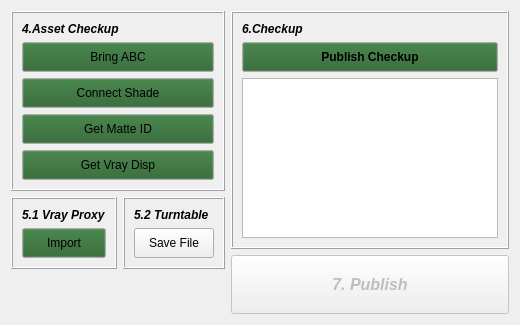
        <widget class="QWidget" name="tabB">
         <attribute name="title">
          <string>Asset QC</string>
         </attribute>
         <layout class="QVBoxLayout" name="verticalLayout_21">
          <item>
           <layout class="QHBoxLayout" name="horizontalLayout_5" stretch="0,2">
            <item>
             <layout class="QVBoxLayout" name="verticalLayout_8">
              <item>
               <widget class="QFrame" name="frame_7">
                <property name="frameShape">
                 <enum>QFrame::Box</enum>
                </property>
                <property name="frameShadow">
                 <enum>QFrame::Raised</enum>
                </property>
                <layout class="QVBoxLayout" name="verticalLayout_16">
                 <item>
                  <layout class="QVBoxLayout" name="verticalLayout_15">
                   <item>
                    <widget class="QLabel" name="label_10">
                     <property name="font">
                      <font>
                       <pointsize>9</pointsize>
                       <weight>75</weight>
                       <italic>true</italic>
                       <bold>true</bold>
                      </font>
                     </property>
                     <property name="text">
                      <string>4.Asset Checkup</string>
                     </property>
                    </widget>
                   </item>
                   <item>
                    <widget class="QPushButton" name="impAbcPushButton">
                     <property name="sizePolicy">
                      <sizepolicy hsizetype="Preferred" vsizetype="Preferred">
                       <horstretch>0</horstretch>
                       <verstretch>0</verstretch>
                      </sizepolicy>
                     </property>
                     <property name="minimumSize">
                      <size>
                       <width>0</width>
                       <height>30</height>
                      </size>
                     </property>
                     <property name="palette">
                      <palette>
                       <active>
                        <colorrole role="Button">
                         <brush brushstyle="SolidPattern">
                          <color alpha="255">
                           <red>38</red>
                           <green>97</green>
                           <blue>42</blue>
                          </color>
                         </brush>
                        </colorrole>
                       </active>
                       <inactive>
                        <colorrole role="Button">
                         <brush brushstyle="SolidPattern">
                          <color alpha="255">
                           <red>38</red>
                           <green>97</green>
                           <blue>42</blue>
                          </color>
                         </brush>
                        </colorrole>
                       </inactive>
                       <disabled>
                        <colorrole role="Button">
                         <brush brushstyle="SolidPattern">
                          <color alpha="255">
                           <red>38</red>
                           <green>97</green>
                           <blue>42</blue>
                          </color>
                         </brush>
                        </colorrole>
                       </disabled>
                      </palette>
                     </property>
                     <property name="font">
                      <font>
                       <pointsize>9</pointsize>
                      </font>
                     </property>
                     <property name="text">
                      <string>Bring ABC</string>
                     </property>
                    </widget>
                   </item>
                   <item>
                    <widget class="QPushButton" name="cntShadePushButton">
                     <property name="sizePolicy">
                      <sizepolicy hsizetype="Preferred" vsizetype="Preferred">
                       <horstretch>0</horstretch>
                       <verstretch>0</verstretch>
                      </sizepolicy>
                     </property>
                     <property name="minimumSize">
                      <size>
                       <width>0</width>
                       <height>30</height>
                      </size>
                     </property>
                     <property name="palette">
                      <palette>
                       <active>
                        <colorrole role="Button">
                         <brush brushstyle="SolidPattern">
                          <color alpha="255">
                           <red>38</red>
                           <green>97</green>
                           <blue>42</blue>
                          </color>
                         </brush>
                        </colorrole>
                       </active>
                       <inactive>
                        <colorrole role="Button">
                         <brush brushstyle="SolidPattern">
                          <color alpha="255">
                           <red>38</red>
                           <green>97</green>
                           <blue>42</blue>
                          </color>
                         </brush>
                        </colorrole>
                       </inactive>
                       <disabled>
                        <colorrole role="Button">
                         <brush brushstyle="SolidPattern">
                          <color alpha="255">
                           <red>38</red>
                           <green>97</green>
                           <blue>42</blue>
                          </color>
                         </brush>
                        </colorrole>
                       </disabled>
                      </palette>
                     </property>
                     <property name="font">
                      <font>
                       <pointsize>9</pointsize>
                      </font>
                     </property>
                     <property name="text">
                      <string>Connect Shade</string>
                     </property>
                    </widget>
                   </item>
                   <item>
                    <widget class="QPushButton" name="getMatteIDPushButton">
                     <property name="sizePolicy">
                      <sizepolicy hsizetype="Preferred" vsizetype="Preferred">
                       <horstretch>0</horstretch>
                       <verstretch>0</verstretch>
                      </sizepolicy>
                     </property>
                     <property name="minimumSize">
                      <size>
                       <width>0</width>
                       <height>30</height>
                      </size>
                     </property>
                     <property name="palette">
                      <palette>
                       <active>
                        <colorrole role="Button">
                         <brush brushstyle="SolidPattern">
                          <color alpha="255">
                           <red>38</red>
                           <green>97</green>
                           <blue>42</blue>
                          </color>
                         </brush>
                        </colorrole>
                       </active>
                       <inactive>
                        <colorrole role="Button">
                         <brush brushstyle="SolidPattern">
                          <color alpha="255">
                           <red>38</red>
                           <green>97</green>
                           <blue>42</blue>
                          </color>
                         </brush>
                        </colorrole>
                       </inactive>
                       <disabled>
                        <colorrole role="Button">
                         <brush brushstyle="SolidPattern">
                          <color alpha="255">
                           <red>38</red>
                           <green>97</green>
                           <blue>42</blue>
                          </color>
                         </brush>
                        </colorrole>
                       </disabled>
                      </palette>
                     </property>
                     <property name="font">
                      <font>
                       <pointsize>9</pointsize>
                      </font>
                     </property>
                     <property name="text">
                      <string>Get Matte ID</string>
                     </property>
                    </widget>
                   </item>
                   <item>
                    <widget class="QPushButton" name="getVDisPushButton">
                     <property name="sizePolicy">
                      <sizepolicy hsizetype="Preferred" vsizetype="Preferred">
                       <horstretch>0</horstretch>
                       <verstretch>0</verstretch>
                      </sizepolicy>
                     </property>
                     <property name="minimumSize">
                      <size>
                       <width>0</width>
                       <height>30</height>
                      </size>
                     </property>
                     <property name="palette">
                      <palette>
                       <active>
                        <colorrole role="Button">
                         <brush brushstyle="SolidPattern">
                          <color alpha="255">
                           <red>38</red>
                           <green>97</green>
                           <blue>42</blue>
                          </color>
                         </brush>
                        </colorrole>
                       </active>
                       <inactive>
                        <colorrole role="Button">
                         <brush brushstyle="SolidPattern">
                          <color alpha="255">
                           <red>38</red>
                           <green>97</green>
                           <blue>42</blue>
                          </color>
                         </brush>
                        </colorrole>
                       </inactive>
                       <disabled>
                        <colorrole role="Button">
                         <brush brushstyle="SolidPattern">
                          <color alpha="255">
                           <red>38</red>
                           <green>97</green>
                           <blue>42</blue>
                          </color>
                         </brush>
                        </colorrole>
                       </disabled>
                      </palette>
                     </property>
                     <property name="font">
                      <font>
                       <pointsize>9</pointsize>
                      </font>
                     </property>
                     <property name="text">
                      <string>Get Vray Disp</string>
                     </property>
                    </widget>
                   </item>
                  </layout>
                 </item>
                </layout>
               </widget>
              </item>
              <item>
               <layout class="QHBoxLayout" name="horizontalLayout_7">
                <item>
                 <widget class="QFrame" name="frame_8">
                  <property name="frameShape">
                   <enum>QFrame::Box</enum>
                  </property>
                  <property name="frameShadow">
                   <enum>QFrame::Raised</enum>
                  </property>
                  <layout class="QVBoxLayout" name="verticalLayout_17">
                   <item>
                    <layout class="QVBoxLayout" name="verticalLayout_18">
                     <item>
                      <widget class="QLabel" name="label_8">
                       <property name="font">
                        <font>
                         <pointsize>9</pointsize>
                         <weight>75</weight>
                         <italic>true</italic>
                         <bold>true</bold>
                        </font>
                       </property>
                       <property name="text">
                        <string>5.1 Vray Proxy</string>
                       </property>
                      </widget>
                     </item>
                     <item>
                      <widget class="QPushButton" name="impVProxyPushButton">
                       <property name="sizePolicy">
                        <sizepolicy hsizetype="Preferred" vsizetype="Preferred">
                         <horstretch>0</horstretch>
                         <verstretch>0</verstretch>
                        </sizepolicy>
                       </property>
                       <property name="minimumSize">
                        <size>
                         <width>0</width>
                         <height>30</height>
                        </size>
                       </property>
                       <property name="palette">
                        <palette>
                         <active>
                          <colorrole role="Button">
                           <brush brushstyle="SolidPattern">
                            <color alpha="255">
                             <red>38</red>
                             <green>97</green>
                             <blue>42</blue>
                            </color>
                           </brush>
                          </colorrole>
                         </active>
                         <inactive>
                          <colorrole role="Button">
                           <brush brushstyle="SolidPattern">
                            <color alpha="255">
                             <red>38</red>
                             <green>97</green>
                             <blue>42</blue>
                            </color>
                           </brush>
                          </colorrole>
                         </inactive>
                         <disabled>
                          <colorrole role="Button">
                           <brush brushstyle="SolidPattern">
                            <color alpha="255">
                             <red>38</red>
                             <green>97</green>
                             <blue>42</blue>
                            </color>
                           </brush>
                          </colorrole>
                         </disabled>
                        </palette>
                       </property>
                       <property name="font">
                        <font>
                         <pointsize>9</pointsize>
                        </font>
                       </property>
                       <property name="text">
                        <string>Import</string>
                       </property>
                      </widget>
                     </item>
                    </layout>
                   </item>
                  </layout>
                 </widget>
                </item>
                <item>
                 <widget class="QFrame" name="frame_9">
                  <property name="frameShape">
                   <enum>QFrame::Box</enum>
                  </property>
                  <property name="frameShadow">
                   <enum>QFrame::Raised</enum>
                  </property>
                  <layout class="QVBoxLayout" name="verticalLayout_23">
                   <item>
                    <layout class="QVBoxLayout" name="verticalLayout_22">
                     <item>
                      <widget class="QLabel" name="label_6">
                       <property name="font">
                        <font>
                         <pointsize>9</pointsize>
                         <weight>75</weight>
                         <italic>true</italic>
                         <bold>true</bold>
                        </font>
                       </property>
                       <property name="text">
                        <string>5.2 Turntable</string>
                       </property>
                      </widget>
                     </item>
                     <item>
                      <widget class="QPushButton" name="setTurntablePushButton">
                       <property name="sizePolicy">
                        <sizepolicy hsizetype="Preferred" vsizetype="Preferred">
                         <horstretch>0</horstretch>
                         <verstretch>0</verstretch>
                        </sizepolicy>
                       </property>
                       <property name="minimumSize">
                        <size>
                         <width>0</width>
                         <height>30</height>
                        </size>
                       </property>
                       <property name="font">
                        <font>
                         <pointsize>9</pointsize>
                        </font>
                       </property>
                       <property name="text">
                        <string>Save File</string>
                       </property>
                      </widget>
                     </item>
                    </layout>
                   </item>
                  </layout>
                 </widget>
                </item>
               </layout>
              </item>
              <item>
               <spacer name="verticalSpacer">
                <property name="orientation">
                 <enum>Qt::Vertical</enum>
                </property>
                <property name="sizeHint" stdset="0">
                 <size>
                  <width>20</width>
                  <height>40</height>
                 </size>
                </property>
               </spacer>
              </item>
             </layout>
            </item>
            <item>
             <layout class="QVBoxLayout" name="verticalLayout_19" stretch="4,1">
              <item>
               <widget class="QFrame" name="frame_11">
                <property name="frameShape">
                 <enum>QFrame::Box</enum>
                </property>
                <property name="frameShadow">
                 <enum>QFrame::Raised</enum>
                </property>
                <layout class="QVBoxLayout" name="verticalLayout_26">
                 <item>
                  <layout class="QVBoxLayout" name="verticalLayout_25">
                   <item>
                    <widget class="QLabel" name="label_12">
                     <property name="font">
                      <font>
                       <pointsize>9</pointsize>
                       <weight>75</weight>
                       <italic>true</italic>
                       <bold>true</bold>
                      </font>
                     </property>
                     <property name="text">
                      <string>6.Checkup</string>
                     </property>
                    </widget>
                   </item>
                   <item>
                    <widget class="QPushButton" name="chkPubPushButton">
                     <property name="sizePolicy">
                      <sizepolicy hsizetype="Preferred" vsizetype="Preferred">
                       <horstretch>0</horstretch>
                       <verstretch>0</verstretch>
                      </sizepolicy>
                     </property>
                     <property name="minimumSize">
                      <size>
                       <width>0</width>
                       <height>30</height>
                      </size>
                     </property>
                     <property name="palette">
                      <palette>
                       <active>
                        <colorrole role="Button">
                         <brush brushstyle="SolidPattern">
                          <color alpha="255">
                           <red>38</red>
                           <green>97</green>
                           <blue>42</blue>
                          </color>
                         </brush>
                        </colorrole>
                       </active>
                       <inactive>
                        <colorrole role="Button">
                         <brush brushstyle="SolidPattern">
                          <color alpha="255">
                           <red>38</red>
                           <green>97</green>
                           <blue>42</blue>
                          </color>
                         </brush>
                        </colorrole>
                       </inactive>
                       <disabled>
                        <colorrole role="Button">
                         <brush brushstyle="SolidPattern">
                          <color alpha="255">
                           <red>38</red>
                           <green>97</green>
                           <blue>42</blue>
                          </color>
                         </brush>
                        </colorrole>
                       </disabled>
                      </palette>
                     </property>
                     <property name="font">
                      <font>
                       <pointsize>9</pointsize>
                       <weight>75</weight>
                       <bold>true</bold>
                      </font>
                     </property>
                     <property name="text">
                      <string>Publish Checkup</string>
                     </property>
                    </widget>
                   </item>
                   <item>
                    <widget class="QListView" name="pubListView"/>
                   </item>
                  </layout>
                 </item>
                </layout>
                <zorder>chkPubPushButton</zorder>
                <zorder>verticalLayoutWidget_14</zorder>
               </widget>
              </item>
              <item>
               <widget class="QPushButton" name="publishPushButton">
                <property name="enabled">
                 <bool>false</bool>
                </property>
                <property name="sizePolicy">
                 <sizepolicy hsizetype="Preferred" vsizetype="Preferred">
                  <horstretch>0</horstretch>
                  <verstretch>0</verstretch>
                 </sizepolicy>
                </property>
                <property name="font">
                 <font>
                  <pointsize>12</pointsize>
                  <weight>75</weight>
                  <italic>true</italic>
                  <bold>true</bold>
                 </font>
                </property>
                <property name="text">
                 <string>7. Publish</string>
                </property>
               </widget>
              </item>
             </layout>
            </item>
           </layout>
          </item>
         </layout>
        </widget>
